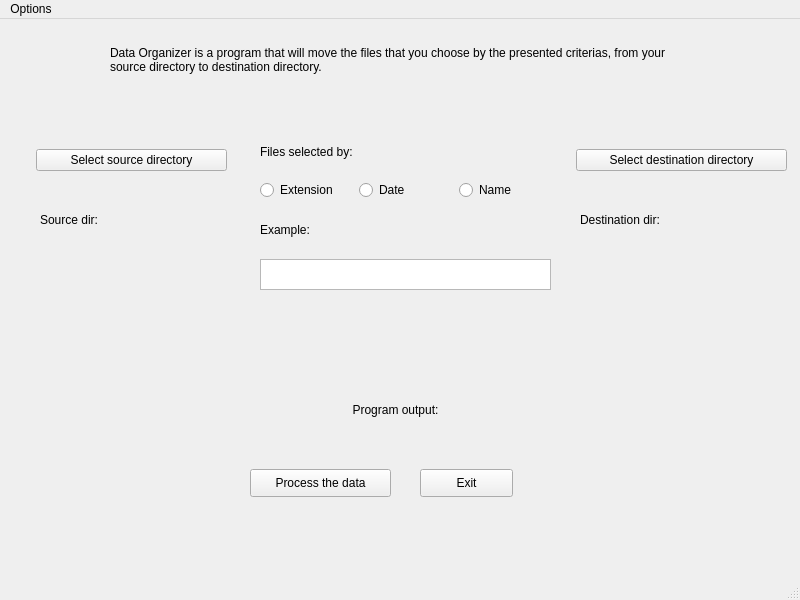
<?xml version="1.0" encoding="UTF-8"?>
<ui version="4.0">
 <class>MainWindow</class>
 <widget class="QMainWindow" name="MainWindow">
  <property name="enabled">
   <bool>true</bool>
  </property>
  <property name="geometry">
   <rect>
    <x>0</x>
    <y>0</y>
    <width>800</width>
    <height>600</height>
   </rect>
  </property>
  <property name="windowTitle">
   <string>MainWindow</string>
  </property>
  <widget class="QWidget" name="centralwidget">
   <widget class="QPushButton" name="ProcessDataButton">
    <property name="geometry">
     <rect>
      <x>250</x>
      <y>450</y>
      <width>141</width>
      <height>28</height>
     </rect>
    </property>
    <property name="text">
     <string>Process the data</string>
    </property>
   </widget>
   <widget class="QToolButton" name="selectSourceButton">
    <property name="geometry">
     <rect>
      <x>36</x>
      <y>130</y>
      <width>191</width>
      <height>22</height>
     </rect>
    </property>
    <property name="text">
     <string>Select source directory</string>
    </property>
   </widget>
   <widget class="QToolButton" name="selectDestinationButton">
    <property name="geometry">
     <rect>
      <x>576</x>
      <y>130</y>
      <width>211</width>
      <height>22</height>
     </rect>
    </property>
    <property name="text">
     <string>Select destination directory</string>
    </property>
   </widget>
   <widget class="QLabel" name="sourceDirLabel">
    <property name="geometry">
     <rect>
      <x>40</x>
      <y>170</y>
      <width>181</width>
      <height>61</height>
     </rect>
    </property>
    <property name="text">
     <string>Source dir: </string>
    </property>
    <property name="scaledContents">
     <bool>true</bool>
    </property>
    <property name="wordWrap">
     <bool>true</bool>
    </property>
   </widget>
   <widget class="QLabel" name="destinationDirLabel">
    <property name="geometry">
     <rect>
      <x>580</x>
      <y>170</y>
      <width>191</width>
      <height>61</height>
     </rect>
    </property>
    <property name="text">
     <string>Destination dir: </string>
    </property>
    <property name="wordWrap">
     <bool>true</bool>
    </property>
   </widget>
   <widget class="QLabel" name="label_2">
    <property name="geometry">
     <rect>
      <x>110</x>
      <y>20</y>
      <width>581</width>
      <height>41</height>
     </rect>
    </property>
    <property name="acceptDrops">
     <bool>false</bool>
    </property>
    <property name="text">
     <string>Data Organizer is a program that will move the files that you choose by the presented criterias, from your source directory to destination directory.</string>
    </property>
    <property name="wordWrap">
     <bool>true</bool>
    </property>
   </widget>
   <widget class="QPushButton" name="exitButton">
    <property name="geometry">
     <rect>
      <x>420</x>
      <y>450</y>
      <width>93</width>
      <height>28</height>
     </rect>
    </property>
    <property name="text">
     <string>Exit</string>
    </property>
   </widget>
   <widget class="QLabel" name="output">
    <property name="geometry">
     <rect>
      <x>220</x>
      <y>350</y>
      <width>351</width>
      <height>81</height>
     </rect>
    </property>
    <property name="text">
     <string>Program output:</string>
    </property>
    <property name="alignment">
     <set>Qt::AlignCenter</set>
    </property>
   </widget>
   <widget class="QTextEdit" name="inputTextEdit">
    <property name="geometry">
     <rect>
      <x>260</x>
      <y>240</y>
      <width>291</width>
      <height>31</height>
     </rect>
    </property>
    <property name="html">
     <string>&lt;!DOCTYPE HTML PUBLIC &quot;-//W3C//DTD HTML 4.0//EN&quot; &quot;http://www.w3.org/TR/REC-html40/strict.dtd&quot;&gt;
&lt;html&gt;&lt;head&gt;&lt;meta name=&quot;qrichtext&quot; content=&quot;1&quot; /&gt;&lt;style type=&quot;text/css&quot;&gt;
p, li { white-space: pre-wrap; }
&lt;/style&gt;&lt;/head&gt;&lt;body style=&quot; font-family:'MS Shell Dlg 2'; font-size:7.8pt; font-weight:400; font-style:normal;&quot;&gt;
&lt;p style=&quot;-qt-paragraph-type:empty; margin-top:0px; margin-bottom:0px; margin-left:0px; margin-right:0px; -qt-block-indent:0; text-indent:0px;&quot;&gt;&lt;br /&gt;&lt;/p&gt;&lt;/body&gt;&lt;/html&gt;</string>
    </property>
   </widget>
   <widget class="QLabel" name="exampleInputLabel">
    <property name="geometry">
     <rect>
      <x>260</x>
      <y>190</y>
      <width>291</width>
      <height>41</height>
     </rect>
    </property>
    <property name="text">
     <string>Example: </string>
    </property>
    <property name="wordWrap">
     <bool>true</bool>
    </property>
   </widget>
   <widget class="QWidget" name="layoutWidget">
    <property name="geometry">
     <rect>
      <x>260</x>
      <y>110</y>
      <width>292</width>
      <height>71</height>
     </rect>
    </property>
    <layout class="QVBoxLayout" name="verticalLayout">
     <item>
      <widget class="QLabel" name="label">
       <property name="text">
        <string>Files selected by:</string>
       </property>
      </widget>
     </item>
     <item>
      <layout class="QHBoxLayout" name="horizontalLayout">
       <item>
        <widget class="QRadioButton" name="radioButtonType">
         <property name="text">
          <string>Extension</string>
         </property>
        </widget>
       </item>
       <item>
        <widget class="QRadioButton" name="radioButtonDate">
         <property name="text">
          <string>Date</string>
         </property>
        </widget>
       </item>
       <item>
        <widget class="QRadioButton" name="radioButtonName">
         <property name="text">
          <string>Name</string>
         </property>
        </widget>
       </item>
      </layout>
     </item>
    </layout>
   </widget>
  </widget>
  <widget class="QMenuBar" name="menubar">
   <property name="geometry">
    <rect>
     <x>0</x>
     <y>0</y>
     <width>800</width>
     <height>26</height>
    </rect>
   </property>
   <widget class="QMenu" name="menuOptions">
    <property name="title">
     <string>Options</string>
    </property>
    <addaction name="actionNew_Operation"/>
    <addaction name="actionExit"/>
   </widget>
   <addaction name="menuOptions"/>
  </widget>
  <widget class="QStatusBar" name="statusbar"/>
  <action name="actionExit">
   <property name="text">
    <string>Exit</string>
   </property>
  </action>
  <action name="actionNew_Operation">
   <property name="text">
    <string>New Operation</string>
   </property>
  </action>
 </widget>
 <resources/>
 <connections/>
</ui>
